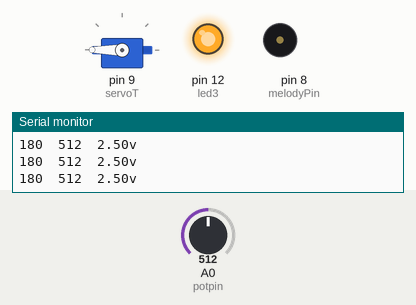
This sketch was run on a simulated Arduino Uno, built with avr-gcc and run on an emulated ATmega328P. Shown: servo, output pins drawn as LEDs (lit = HIGH), buzzer (waves = sounding), the last lines printed to the serial monitor. The inputs (shaded band) are chosen by the test bench; at power-on: A0 (potpin) = 512.

Above: at 6.8 s.
6.9 s: A0 (potpin) set to 601
At 7.8 s:
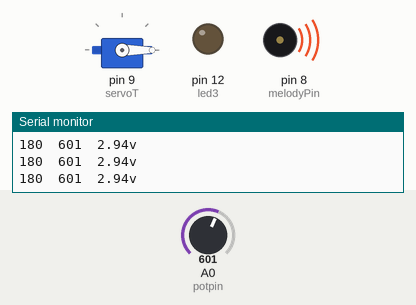
9.9 s: A0 (potpin) set to 626
At 13.46 s:
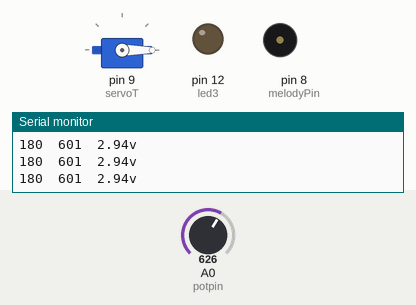
Timing chart, 0 to 18.2 s (numbered marks = the images above; inputs shaded):
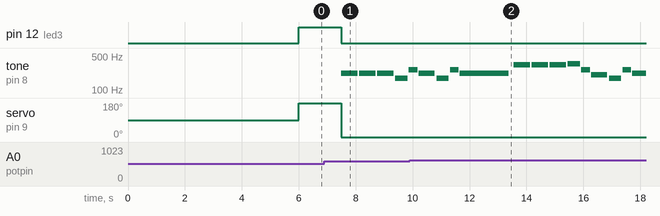

Measured:
- the behaviour switches between 613 and 614 on A0 (potpin) (found by bisection; images 1 and 2)
- by itself, tone on pin 8 (melodyPin): plays 220 Hz for 0.58 s, 175 Hz for 0.43 s, 262 Hz for 0.31 s, 220 Hz for 1.7 s, 330 Hz for 0.58 s, 330 Hz for 0.58 s … (13 notes in this stretch)

The sketch:

Working_Prototype.ino
```cpp
#include <Servo.h>

//Create a new servo object
Servo servoT;
//Musical Note Definitions
#define NOTE_0  0
#define NOTE_B0  31
#define NOTE_C1  33
#define NOTE_CS1 35
#define NOTE_D1  37
#define NOTE_DS1 39
#define NOTE_E1  41
#define NOTE_F1  44
#define NOTE_FS1 46
#define NOTE_G1  49
#define NOTE_GS1 52
#define NOTE_A1  55
#define NOTE_AS1 58
#define NOTE_B1  62
#define NOTE_C2  65
#define NOTE_CS2 69
#define NOTE_D2  73
#define NOTE_DS2 78
#define NOTE_E2  82
#define NOTE_F2  87
#define NOTE_FS2 93
#define NOTE_G2  98
#define NOTE_GS2 104
#define NOTE_A2  110
#define NOTE_AS2 117
#define NOTE_B2  123
#define NOTE_C3  131
#define NOTE_CS3 139
#define NOTE_D3  147
#define NOTE_DS3 156
#define NOTE_E3  165
#define NOTE_F3  175
#define NOTE_FS3 185
#define NOTE_G3  196
#define NOTE_GS3 208
#define NOTE_A3  220
#define NOTE_AS3 233
#define NOTE_B3  247
#define NOTE_C4  262
#define NOTE_CS4 277
#define NOTE_D4  294
#define NOTE_DS4 311
#define NOTE_E4  330
#define NOTE_F4  349
#define NOTE_FS4 370
#define NOTE_G4  392
#define NOTE_GS4 415
#define NOTE_A4  440
#define NOTE_AS4 466
#define NOTE_B4  494
#define NOTE_C5  523
#define NOTE_CS5 554
#define NOTE_D5  587
#define NOTE_DS5 622
#define NOTE_E5  659
#define NOTE_F5  698
#define NOTE_FS5 740
#define NOTE_G5  784
#define NOTE_GS5 831
#define NOTE_A5  880
#define NOTE_AS5 932
#define NOTE_B5  988
#define NOTE_C6  1047
#define NOTE_CS6 1109
#define NOTE_D6  1175
#define NOTE_DS6 1245
#define NOTE_E6  1319
#define NOTE_F6  1397
#define NOTE_FS6 1480
#define NOTE_G6  1568
#define NOTE_GS6 1661
#define NOTE_A6  1760
#define NOTE_AS6 1865
#define NOTE_B6  1976
#define NOTE_C7  2093
#define NOTE_CS7 2217
#define NOTE_D7  2349
#define NOTE_DS7 2489
#define NOTE_E7  2637
#define NOTE_F7  2794
#define NOTE_FS7 2960
#define NOTE_G7  3136
#define NOTE_GS7 3322
#define NOTE_A7  3520
#define NOTE_AS7 3729
#define NOTE_B7  3951
#define NOTE_C8  4186
#define NOTE_CS8 4435
#define NOTE_D8  4699
#define NOTE_DS8 4978

#define melodyPin 8
#define NO_SOUND 0 // make the rests in music

//array of notes
int melody[18] = {NOTE_A3,NOTE_A3,NOTE_A3,NOTE_F3,NOTE_C4,NOTE_A3,NOTE_F3,NOTE_C4,NOTE_A3,NOTE_E4,NOTE_E4,NOTE_E4,NOTE_F4,NOTE_C4,NOTE_GS3,NOTE_F3,NOTE_C4,NOTE_A3,

};

// note duration: 1 = whole note, 2 = half note, 4 = quarter note, 8 = eighth note, etc.
int noteDurations[18] = {6,6,6,8,11,6,8,11,2,6,6,6,8,11,6,8,11,2,

};

int pace = 3450; // change pace of music("speedy")

//END OF MUSIC DEFINITIONS

int potpin = A0;
int angle;
int buzz = 8;

double lightValue = 0;

int led3 = 12;
int delayTimer = 0;

// the setup routine runs once when you press reset:
void setup() {
  pinMode(led3, OUTPUT);
  servoT.attach(9);
  Serial.begin(9600);
}

// the loop routine runs over and over again forever:
void loop() {
 /*
  int val = analogRead(potpin);
  float volt = 5.*val/1023;
*/
  digitalWrite(led3, LOW);

  //Controls checks in time
  Serial.println(delayTimer);
  delay(6000);
  delayTimer++;


  if(delayTimer++ > 2)
  {
    delay(1000 * 30);
    delayTimer = 0;
  }

  if (delayTimer < 3){
      lightValue = CheckLight();
      CloseLid();

      if(lightValue < 3.0){
          PlayMusic();
        } else {
          Serial.println("Bowl Still Full");
          }
    }
  /*
  if (volt <= 5.0 && volt > 3.8)
  {
    angle = 180;

    servoT.write(angle);
    digitalWrite(led3, HIGH);
  }

  if(volt <= 5.0 && volt

  //Light
  if (volt < 3.0)
  {
    angle = 0;
    servoT.write(angle);
    digitalWrite(led3, LOW);
  }
  */


}

double CheckLight(){

    int val = 0;
    float volt = 0.0;
    double lightVal = 0;

    angle = 180;
    servoT.write(angle);

    digitalWrite(led3, HIGH);
  for(int i = 0; i < 100; i++){
     val = analogRead(potpin);
     volt = 5.*val/1023;
    Serial.print(angle);
    Serial.print("\t");
    Serial.print(val);
    Serial.print("\t");
    Serial.print(volt, 2);
    Serial.println("v");

    lightVal = volt;
  }
    return lightVal;
 }

void CloseLid(){
    angle = 0;
    servoT.write(angle);
    digitalWrite(led3, LOW);
  }

 void PlayMusic(){
      for (int Note = 0; Note <18; Note++) {//counter of Notes (54 limit the array)
    int duration = pace/noteDurations[Note];//Adjust duration with the pace of music
    tone(8, melody[Note],duration); //Play note

    // to distinguish the notes, set a minimum time between them.
    delay(duration*1.1);
  }
  }
```
